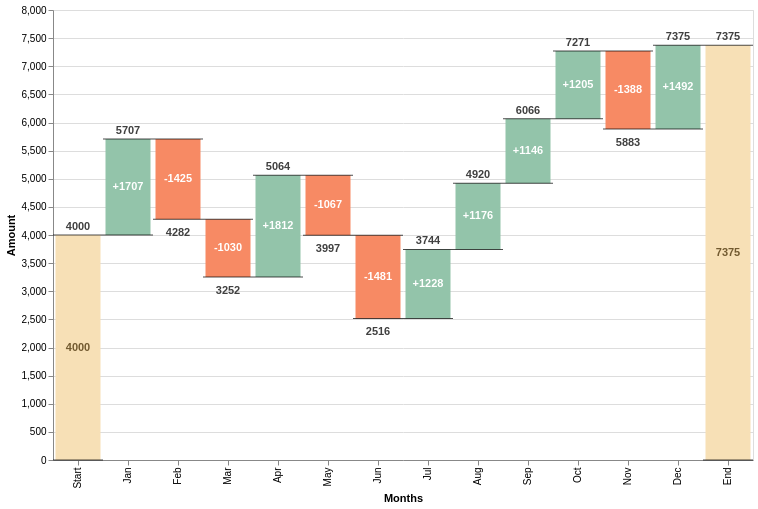

The specification (Vega-Lite) saved for this image:
### Vega-Lite specification from a JSON file in a GitHub repository (floating-point values rounded to 4 significant figures)
{"$schema": "https://vega.github.io/schema/vega-lite/v2.json", "data": {"values": [{"label": "Start", "amount": 4000}, {"label": "Jan", "amount": 1707}, {"label": "Feb", "amount": -1425}, {"label": "Mar", "amount": -1030}, {"label": "Apr", "amount": 1812}, {"label": "May", "amount": -1067}, {"label": "Jun", "amount": -1481}, {"label": "Jul", "amount": 1228}, {"label": "Aug", "amount": 1176}, {"label": "Sep", "amount": 1146}, {"label": "Oct", "amount": 1205}, {"label": "Nov", "amount": -1388}, {"label": "Dec", "amount": 1492}, {"label": "End", "amount": 0}]}, "width": 700, "height": 450, "transform": [{"window": [{"op": "sum", "field": "amount", "as": "sum"}]}, {"calculate": "datum.label === 'End' ? 0 : datum.sum - datum.amount", "as": "previous_amount"}, {"calculate": "datum.label === 'End' ? datum.sum : datum.amount", "as": "amount"}, {"calculate": "(datum.label !== 'End' && datum.label !== 'Start' && datum.amount > 0 ? '+' : '') + datum.amount", "as": "text_amount"}, {"calculate": "(datum.sum + datum.previous_amount) / 2", "as": "center"}, {"calculate": "datum.amount < 0 ? datum.sum : ''", "as": "sum_dec"}, {"calculate": "datum.amount > 0 ? datum.sum : ''", "as": "sum_inc"}], "encoding": {"x": {"field": "label", "type": "ordinal", "sort": null, "title": "Months"}}, "layer": [{"mark": "bar", "encoding": {"y": {"field": "previous_amount", "type": "quantitative", "title": "Amount"}, "y2": {"field": "sum", "type": "quantitative"}, "color": {"condition": [{"test": "datum.label === 'Start' || datum.label === 'End'", "value": "#f7e0b6"}, {"test": "datum.amount < 0", "value": "#f78a64"}], "value": "#93c4aa"}}}, {"mark": {"type": "tick", "color": "black", "size": 50}, "encoding": {"y": {"field": "previous_amount", "type": "quantitative"}}}, {"mark": {"type": "tick", "color": "black", "size": 50}, "encoding": {"y": {"field": "sum", "type": "quantitative"}}}, {"mark": {"type": "text", "dy": -8, "fontWeight": "bold", "color": "#404040"}, "encoding": {"y": {"field": "sum_inc", "type": "quantitative"}, "text": {"field": "sum_inc", "type": "nominal"}}}, {"mark": {"type": "text", "dy": 8, "baseline": "top", "fontWeight": "bold", "color": "#404040"}, "encoding": {"y": {"field": "sum_dec", "type": "quantitative"}, "text": {"field": "sum_dec", "type": "nominal"}}}, {"mark": {"type": "text", "fontWeight": "bold", "baseline": "middle"}, "encoding": {"y": {"field": "center", "type": "quantitative"}, "text": {"field": "text_amount", "type": "nominal"}, "color": {"condition": [{"test": "datum.label === 'Start' || datum.label === 'End'", "value": "#725a30"}], "value": "white"}}}]}
